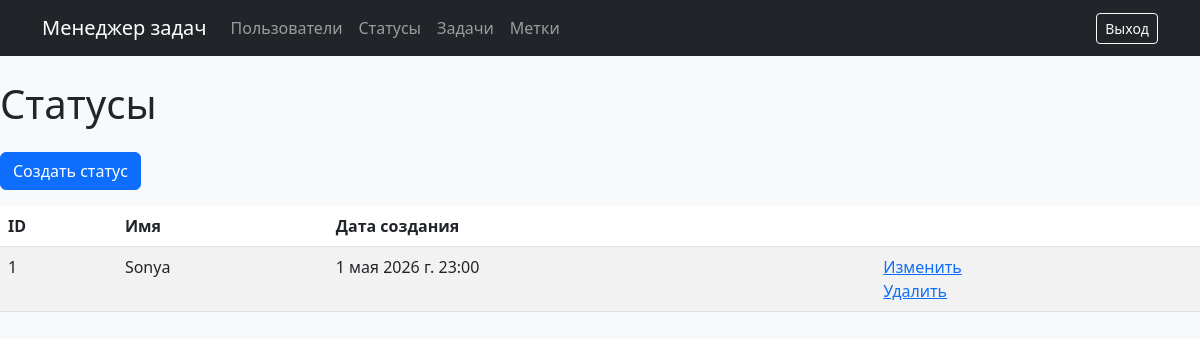
Page /statuses/ (signed in) on the committed database.
### statuses/models.py (models this page shows, shortened)
class Status(models.Model):
    name = models.CharField(max_length=255, unique=True)
    created_at = models.DateTimeField(auto_now_add=True)
    updated_at = models.DateTimeField(auto_now=True)

### statuses/views.py (the view)
# urls.py: path("", StatusIndexView.as_view(), name="list"),
class StatusIndexView(LoginRequiredMixin, ListView):
    model = Status
    context_object_name = "statuses"
    template_name = os.path.join("statuses", "index.html")
    extra_context = {
        "title": _TITLE_INDEX,
        **_UI_COMMON,
        **_UI_ACTIONS,
        "create_status": _TITLE_CREATE,
    }
    permission_denied_message = settings.LOGIN_REQUIRED_MESSAGE

### task_manager/templates/statuses/index.html
{% extends 'layout.html' %}
{% load django_bootstrap5 %}
{% block content %}
<h1 class="my-4">{{ title }}</h1>
<a class="btn btn-primary mb-3" href="{% url 'statuses:create' %}">{{ create_status }}</a>
<table class = "table table-striped">
    <thead>
    <tr>
        <th>{{ ID }}</th>
        <th>{{ name }}</th>
        <th>{{ created_at }}</th>
        <th></th>
    </tr>
</thead>
<tbody>
    {% for status in statuses %}
        <tr>
            <td> {{ status.id }}</td>
            <td> {{ status.name }}</td>
            <td> {{ status.updated_at }}</td>
            <td>
                <a href = "{% url 'statuses:update' status.id %}">{{ edit }}</a><br>
                <a href = "{% url 'statuses:delete' status.id %}">{{ delete }}</a>
            </td>
        </tr>
    {% endfor %}
    </tbody>
</table>
{% endblock %}

### rows in the picture
Status: id "1", name "Sonya", updated_at "1 мая 2026 г. 23:00", edit "Изменить", delete "Удалить"

### other values in the picture
{{ title }} "Статусы"
{{ create_status }} "Создать статус"
{{ ID }} "ID"
{{ name }} "Имя"
{{ created_at }} "Дата создания"
